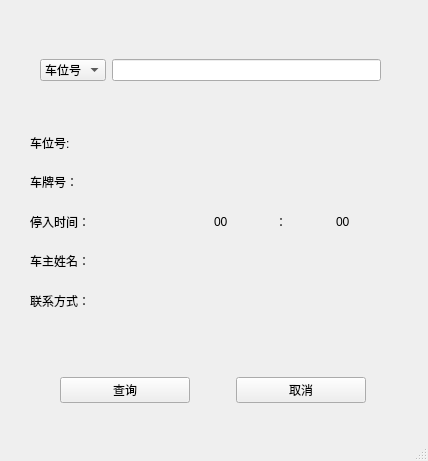
<?xml version="1.0" encoding="UTF-8"?>
<ui version="4.0">
 <class>searchWindow</class>
 <widget class="QMainWindow" name="searchWindow">
  <property name="geometry">
   <rect>
    <x>0</x>
    <y>0</y>
    <width>428</width>
    <height>461</height>
   </rect>
  </property>
  <property name="windowTitle">
   <string>MainWindow</string>
  </property>
  <widget class="QWidget" name="centralwidget">
   <widget class="QWidget" name="horizontalLayoutWidget">
    <property name="geometry">
     <rect>
      <x>40</x>
      <y>30</y>
      <width>341</width>
      <height>80</height>
     </rect>
    </property>
    <layout class="QHBoxLayout" name="horizontalLayout">
     <item>
      <widget class="QComboBox" name="cbway">
       <item>
        <property name="text">
         <string>车位号</string>
        </property>
       </item>
       <item>
        <property name="text">
         <string>车牌号</string>
        </property>
       </item>
      </widget>
     </item>
     <item>
      <widget class="QLineEdit" name="editinput"/>
     </item>
    </layout>
   </widget>
   <widget class="QWidget" name="gridLayoutWidget">
    <property name="geometry">
     <rect>
      <x>30</x>
      <y>126</y>
      <width>361</width>
      <height>191</height>
     </rect>
    </property>
    <layout class="QGridLayout" name="gridLayout">
     <item row="4" column="1">
      <widget class="QLabel" name="lbphone">
       <property name="text">
        <string/>
       </property>
      </widget>
     </item>
     <item row="0" column="0">
      <widget class="QLabel" name="label_4">
       <property name="text">
        <string>车位号:</string>
       </property>
      </widget>
     </item>
     <item row="2" column="0">
      <widget class="QLabel" name="label_2">
       <property name="text">
        <string>停入时间：</string>
       </property>
      </widget>
     </item>
     <item row="0" column="1">
      <widget class="QLabel" name="lbnumber">
       <property name="text">
        <string/>
       </property>
      </widget>
     </item>
     <item row="1" column="1">
      <widget class="QLabel" name="lbcode">
       <property name="text">
        <string/>
       </property>
      </widget>
     </item>
     <item row="3" column="0">
      <widget class="QLabel" name="label_6">
       <property name="text">
        <string>车主姓名：</string>
       </property>
      </widget>
     </item>
     <item row="4" column="0">
      <widget class="QLabel" name="label_8">
       <property name="text">
        <string>联系方式：</string>
       </property>
      </widget>
     </item>
     <item row="1" column="0">
      <widget class="QLabel" name="label">
       <property name="text">
        <string>车牌号：</string>
       </property>
      </widget>
     </item>
     <item row="3" column="1">
      <widget class="QLabel" name="lbname">
       <property name="text">
        <string/>
       </property>
      </widget>
     </item>
     <item row="2" column="1">
      <layout class="QHBoxLayout" name="horizontalLayout_4">
       <item>
        <widget class="QLabel" name="lbtimehour">
         <property name="text">
          <string>00</string>
         </property>
        </widget>
       </item>
       <item>
        <widget class="QLabel" name="label_12">
         <property name="text">
          <string>：</string>
         </property>
        </widget>
       </item>
       <item>
        <widget class="QLabel" name="lbtimemin">
         <property name="text">
          <string>00</string>
         </property>
        </widget>
       </item>
      </layout>
     </item>
    </layout>
   </widget>
   <widget class="QWidget" name="horizontalLayoutWidget_2">
    <property name="geometry">
     <rect>
      <x>60</x>
      <y>350</y>
      <width>306</width>
      <height>80</height>
     </rect>
    </property>
    <layout class="QHBoxLayout" name="horizontalLayout_2">
     <item>
      <widget class="QPushButton" name="pbtsearch">
       <property name="text">
        <string>查询</string>
       </property>
      </widget>
     </item>
     <item>
      <spacer name="horizontalSpacer">
       <property name="orientation">
        <enum>Qt::Horizontal</enum>
       </property>
       <property name="sizeType">
        <enum>QSizePolicy::Fixed</enum>
       </property>
       <property name="sizeHint" stdset="0">
        <size>
         <width>40</width>
         <height>20</height>
        </size>
       </property>
      </spacer>
     </item>
     <item>
      <widget class="QPushButton" name="pbtexit">
       <property name="text">
        <string>取消</string>
       </property>
      </widget>
     </item>
    </layout>
   </widget>
  </widget>
  <widget class="QStatusBar" name="statusbar"/>
 </widget>
 <resources/>
 <connections>
  <connection>
   <sender>pbtexit</sender>
   <signal>clicked()</signal>
   <receiver>searchWindow</receiver>
   <slot>close()</slot>
   <hints>
    <hint type="sourcelabel">
     <x>302</x>
     <y>329</y>
    </hint>
    <hint type="destinationlabel">
     <x>210</x>
     <y>191</y>
    </hint>
   </hints>
  </connection>
 </connections>
</ui>
